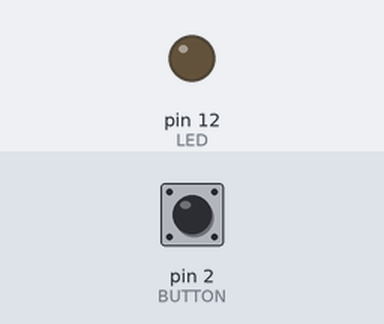
A sketch run on a simulated Arduino Uno, built with avr-gcc and run on an emulated ATmega328P. Parts: output pins drawn as LEDs (lit = HIGH). Inputs (shaded band) come from the test bench; at power-on: pin 2 (BUTTON) LOW.

Above: at 1.2 s.
1.3 s: pin 2 (BUTTON) pulled HIGH for 0.15 s
At 1.37 s:
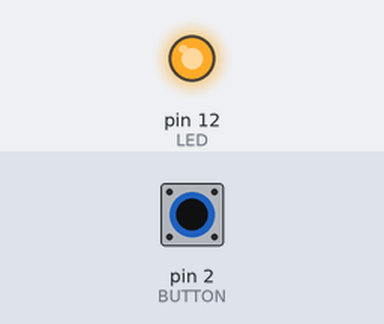
2.9 s: pin 2 (BUTTON) pulled HIGH for 3.2 s
At 7.3 s:
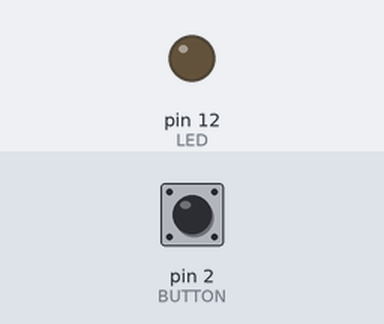
Timing chart, 0 to 8.8 s (numbered marks = the images above; inputs shaded):
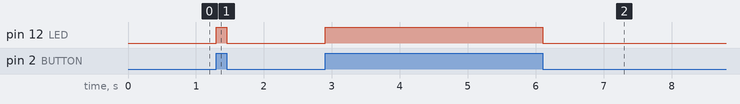

The sketch:

ArduinoCode.ino
```cpp
/*
Turn on the light using the push of a button

*/

//define variables
int LED=12; //the number of the LIGHT pin
int BUTTON=2;  //the number of the button pin
int buttonState = 0; //variable for reading the pushbutton status

void setup()
{
 // initialize the LED pin as an output:
  pinMode(LED, OUTPUT);
  // initialize the button pin as an input:
  pinMode(BUTTON, INPUT);
}
void loop(){
  // read the state of the button
  buttonState = digitalRead(BUTTON);
  //check condition
  if (buttonState==HIGH ){
    //turn LED on
     digitalWrite(LED, HIGH);
  }else{
    digitalWrite(LED, LOW);
  }
}
```

Measured:
- after the input at 1.3 s, pin 12 (LED): LOW → HIGH at once, → LOW 0.15 s later
- after the input at 2.9 s, pin 12 (LED): LOW → HIGH at once, → LOW 3.2 s later
